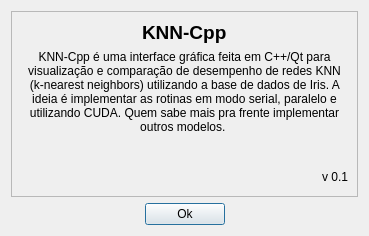
<?xml version="1.0" encoding="UTF-8"?>
<ui version="4.0">
 <class>CAboutScreen</class>
 <widget class="QDialog" name="CAboutScreen">
  <property name="windowModality">
   <enum>Qt::ApplicationModal</enum>
  </property>
  <property name="geometry">
   <rect>
    <x>0</x>
    <y>0</y>
    <width>369</width>
    <height>236</height>
   </rect>
  </property>
  <property name="windowTitle">
   <string>KNN-Cpp</string>
  </property>
  <layout class="QVBoxLayout" name="verticalLayout_2">
   <item>
    <widget class="QFrame" name="frame">
     <property name="frameShape">
      <enum>QFrame::StyledPanel</enum>
     </property>
     <property name="frameShadow">
      <enum>QFrame::Raised</enum>
     </property>
     <layout class="QVBoxLayout" name="verticalLayout">
      <item>
       <layout class="QHBoxLayout" name="horizontalLayout">
        <item>
         <spacer name="horizontalSpacer">
          <property name="orientation">
           <enum>Qt::Horizontal</enum>
          </property>
          <property name="sizeHint" stdset="0">
           <size>
            <width>40</width>
            <height>20</height>
           </size>
          </property>
         </spacer>
        </item>
        <item>
         <widget class="QLabel" name="label">
          <property name="font">
           <font>
            <pointsize>14</pointsize>
            <weight>75</weight>
            <bold>true</bold>
           </font>
          </property>
          <property name="text">
           <string>KNN-Cpp</string>
          </property>
         </widget>
        </item>
        <item>
         <spacer name="horizontalSpacer_2">
          <property name="orientation">
           <enum>Qt::Horizontal</enum>
          </property>
          <property name="sizeHint" stdset="0">
           <size>
            <width>40</width>
            <height>20</height>
           </size>
          </property>
         </spacer>
        </item>
       </layout>
      </item>
      <item>
       <widget class="QLabel" name="label_2">
        <property name="text">
         <string>KNN-Cpp é uma interface gráfica feita em C++/Qt para visualização e comparação de desempenho de redes KNN (k-nearest neighbors) utilizando a base de dados de Iris. A ideia é implementar as rotinas em modo serial, paralelo e utilizando CUDA. Quem sabe mais pra frente implementar outros modelos. </string>
        </property>
        <property name="alignment">
         <set>Qt::AlignCenter</set>
        </property>
        <property name="wordWrap">
         <bool>true</bool>
        </property>
       </widget>
      </item>
      <item>
       <spacer name="verticalSpacer">
        <property name="orientation">
         <enum>Qt::Vertical</enum>
        </property>
        <property name="sizeHint" stdset="0">
         <size>
          <width>20</width>
          <height>40</height>
         </size>
        </property>
       </spacer>
      </item>
      <item>
       <layout class="QHBoxLayout" name="horizontalLayout_3">
        <item>
         <spacer name="horizontalSpacer_5">
          <property name="orientation">
           <enum>Qt::Horizontal</enum>
          </property>
          <property name="sizeHint" stdset="0">
           <size>
            <width>40</width>
            <height>20</height>
           </size>
          </property>
         </spacer>
        </item>
        <item>
         <widget class="QLabel" name="LBVersion">
          <property name="text">
           <string>v 0.1</string>
          </property>
         </widget>
        </item>
       </layout>
      </item>
     </layout>
    </widget>
   </item>
   <item>
    <layout class="QHBoxLayout" name="horizontalLayout_2">
     <item>
      <spacer name="horizontalSpacer_3">
       <property name="orientation">
        <enum>Qt::Horizontal</enum>
       </property>
       <property name="sizeHint" stdset="0">
        <size>
         <width>40</width>
         <height>20</height>
        </size>
       </property>
      </spacer>
     </item>
     <item>
      <widget class="QPushButton" name="PBOk">
       <property name="sizePolicy">
        <sizepolicy hsizetype="Fixed" vsizetype="Fixed">
         <horstretch>0</horstretch>
         <verstretch>0</verstretch>
        </sizepolicy>
       </property>
       <property name="text">
        <string>Ok</string>
       </property>
      </widget>
     </item>
     <item>
      <spacer name="horizontalSpacer_4">
       <property name="orientation">
        <enum>Qt::Horizontal</enum>
       </property>
       <property name="sizeHint" stdset="0">
        <size>
         <width>40</width>
         <height>20</height>
        </size>
       </property>
      </spacer>
     </item>
    </layout>
   </item>
  </layout>
 </widget>
 <resources/>
 <connections/>
</ui>
